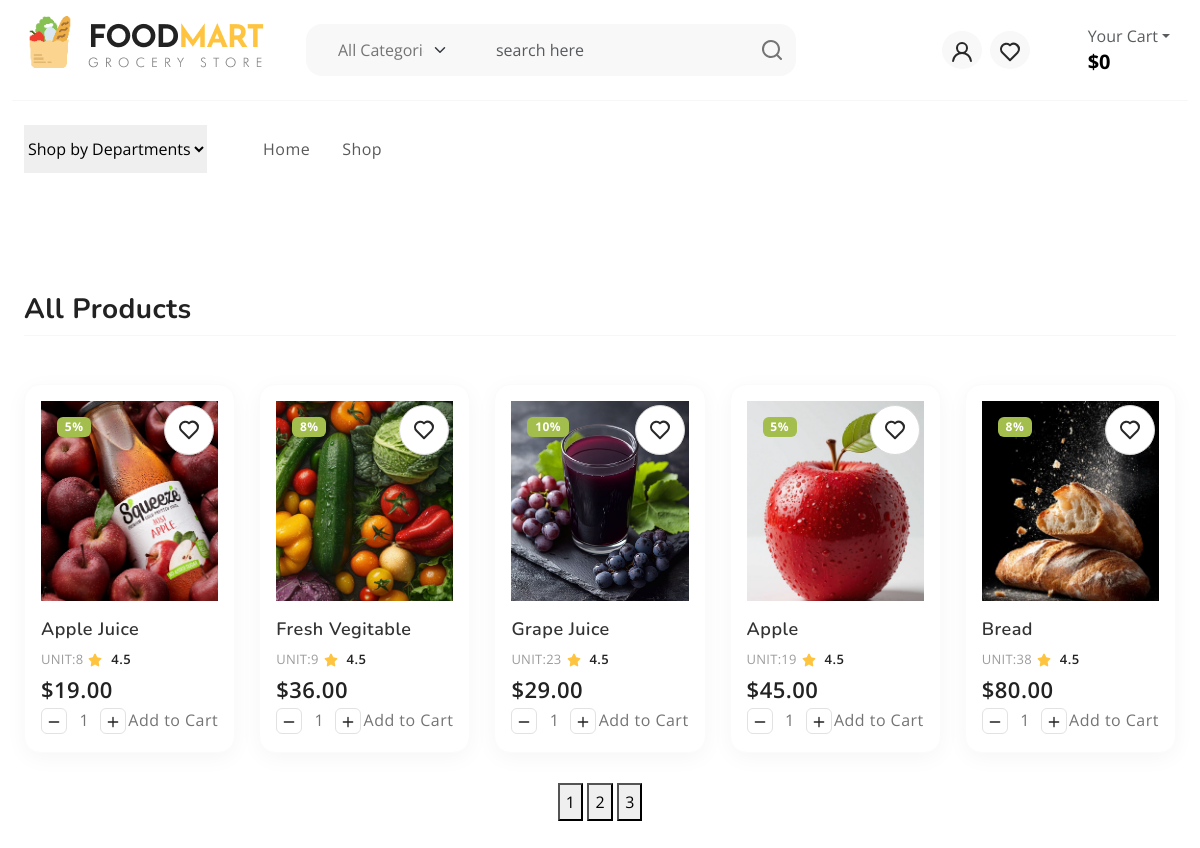
Screenshot of /allproducts/?page=2 with the database file from the repository.
### shop/models.py (models this page shows, shortened)
class Product(models.Model):
    name = models.CharField(max_length=255)
    image = models.ImageField(upload_to='products/',default='products/default.jpg')
    CATEGORY = models.ForeignKey(Category, on_delete=models.CASCADE, related_name="products")
    BRAND = models.ForeignKey(Brand, on_delete=models.CASCADE, related_name="products")
    price = models.DecimalField(max_digits=10, decimal_places=2)
    offer_rate = models.PositiveIntegerField(default=0)
    stock = models.PositiveIntegerField(default=0)
    description = models.TextField(blank=True, null=True)
    created_time = models.DateTimeField(auto_now_add=True)

### shop/views.py (the view)
# urls.py: path('allproducts/', views.allproducts, name='allproducts'),
def allproducts(request):
    cart_context = cart(request)
    cart_item = cart_context['cart_item']
    cart_total = cart_context['cart_total']
    products = Product.objects.all().order_by('-created_time')
    category = Category.objects.all()
    cat = request.GET.get("category")
    if cat:
        products = products.filter(CATEGORY_id=cat)
    qry = request.GET.get("q")
    if qry:
        products = Product.objects.filter(Q(name__icontains=qry)|Q(description__icontains=qry)).order_by('-created_time')
    paginator = Paginator(products,5)
    page = request.GET.get("page")
    page_obj = paginator.get_page(page)
    return render(request,'allproducts.html', {'page_obj': page_obj, 'category': category,"cart_item":cart_item,'cart_total':cart_total})

### shop/views.py (called while the page is built)
def cart_id(request):
    cart = request.session.session_key
    if not cart:
        cart = request.session.create()
        cart = request.session.session_key
    return cart

def cart(request):
    cart = cart_id(request)
    cart_item = CartItem.objects.filter(CART__cart_id = cart)
    tamount =0
    for i in cart_item:
        tamount += i.PRODUCT.price*i.quantity
    cart_context= {
        "cart_item":cart_item,
        "cart_total":tamount
    }
    return cart_context

### templates/allproducts.html (shortened to what this page needs)
{% extends 'base.html' %}
{% block content %}
{% load static %}
<section class="py-5">
      <div class="container-fluid">
        <div class="row">
          <div class="col-md-12">
            <div class="bootstrap-tabs product-tabs">
              <div class="tabs-header d-flex justify-content-between border-bottom my-5">
                <h3>All Products</h3>
              </div>
              <div class="tab-content" id="nav-tabContent">
                <div class="tab-pane fade show active" id="nav-all" role="tabpanel" aria-labelledby="nav-all-tab">
                  <div class="product-grid row row-cols-1 row-cols-sm-2 row-cols-md-3 row-cols-lg-4 row-cols-xl-5">
                  {% for product in page_obj %}
                    <div class="col">
                      <div class="product-item">
                        <span class="badge bg-success position-absolute m-3">{{ product.offer_rate }}%</span>
                        <a href="#" class="btn-wishlist"><svg width="24" height="24"><use xlink:href="#heart"></use></svg></a>
                        <figure style="height: 200px;width: 100%;">
                          <a href="{% url 'product_details' product.id %}" title="Product Title">
                            <img src="{{ product.image.url }}"  style="object-fit: cover;height: 200px;width: 100%;" alt="">
                          </a>
                        </figure>
                        <h3>{{ product.name }}</h3>
                        <span class="qty">UNIT:{{ product.stock }}</span><span class="rating"><svg width="24" height="24" class="text-primary"><use xlink:href="#star-solid"></use></svg> 4.5</span>
                        <span class="price">${{ product.price }}</span>
                        <div class="d-flex align-items-center justify-content-between">
                          <div class="input-group product-qty">
                              <span class="input-group-btn">
                                  <button type="button" class="quantity-left-minus btn btn-danger btn-number" data-type="minus">
                                    <svg width="16" height="16"><use xlink:href="#minus"></use></svg>
                                  </button>
                              </span>
                              <input type="text" id="quantity" name="quantity" class="form-control input-number" value="1">
                              <span class="input-group-btn">
                                  <button type="button" class="quantity-right-plus btn btn-success btn-number" data-type="plus">
                                      <svg width="16" height="16"><use xlink:href="#plus"></use></svg>
                                  </button>
                              </span>
                          </div>
                          <a href="#" class="nav-link">Add to Cart <iconify-icon icon="uil:shopping-cart"></a>
                        </div>
                      </div>
                    </div>
                    {% endfor %}
                  </div>
                    <div style="text-align: center;">
                      {% for i in page_obj.paginator.page_range %}
                      <a href="?page={{ i }}"><button>{{ i }}</button></a>
                      {% endfor %}
                    </div>
              </div>
            </div>
          </div>
        </div>
      </div>
    </section>
{% endblock %}

### templates/base.html (shortened to what this page needs)
{% load static %}
<!DOCTYPE html>
<html lang="en">
  <head>
    <link rel="stylesheet" href="https://cdn.jsdelivr.net/npm/swiper@9/swiper-bundle.min.css">
    <link href="https://cdn.jsdelivr.net/npm/bootstrap@5.3.0-alpha3/dist/css/bootstrap.min.css" rel="stylesheet">
    <link rel="stylesheet" type="text/css" href="{% static 'css/vendor.css' %}">
    <link rel="stylesheet" type="text/css" href="{% static 'style.css' %}">
  </head>
  <body>
    <header>
      <div class="container-fluid">
        <div class="row py-3 border-bottom">
          <div class="col-sm-4 col-lg-3 text-center text-sm-start">
            <div class="main-logo">
              <a href="index.html">
                <img src="{% static 'images/logo.png' %}" alt="logo" class="img-fluid">
              </a>
            </div>
          </div>
          <div class="col-sm-6 offset-sm-2 offset-md-0 col-lg-5 d-none d-lg-block">
            <div class="search-bar row bg-light p-2 my-2 rounded-4">
              <div class="col-md-4 d-none d-md-block">
                <form action="">
                <select class="form-select border-0 bg-transparent" id="category" onchange="location = this.value;">
                <a href="/allproducts/"><option>All Categories</option></a>
                </select>
                </form>
              </div>
              <div class="col-11 col-md-7">
                <form id="search-form" class="text-center" action="/allproducts/" method="get">
                  <input type="text" class="form-control border-0 bg-transparent" placeholder="search here" name="q" />
                </form>
              </div>
              <div class="col-1">
                <svg xmlns="http://www.w3.org/2000/svg" width="24" height="24" viewBox="0 0 24 24"><path fill="currentColor" d="M21.71 20.29L18 16.61A9 9 0 1 0 16.61 18l3.68 3.68a1 1 0 0 0 1.42 0a1 1 0 0 0 0-1.39ZM11 18a7 7 0 1 1 7-7a7 7 0 0 1-7 7Z"/></svg>
              </div>
            </div>
          </div>
          <div class="col-sm-8 col-lg-4 d-flex justify-content-end gap-5 align-items-center mt-4 mt-sm-0 justify-content-center justify-content-sm-end">
            <ul class="d-flex justify-content-end list-unstyled m-0">
              {% if user.is_authenticated %}
              <li>
                <a href="/logout/" class="rounded-circle bg-light p-2 mx-1">
                  logout
                </a>
              </li>
              {% else %}
              <li>
                <a href="/login/" class="rounded-circle bg-light p-2 mx-1">
                  <svg width="24" height="24" viewBox="0 0 24 24"><use xlink:href="#user"></use></svg>
                </a>
              </li>
              {% endif %}
              <li>
                <a href="#" class="rounded-circle bg-light p-2 mx-1">
                  <svg width="24" height="24" viewBox="0 0 24 24"><use xlink:href="#heart"></use></svg>
                </a>
              </li>
            </ul>
            <div class="cart text-end d-none d-lg-block dropdown">
              <button class="border-0 bg-transparent d-flex flex-column gap-2 lh-1" type="button" data-bs-toggle="offcanvas" data-bs-target="#offcanvasCart" aria-controls="offcanvasCart">
                <span class="fs-6 text-muted dropdown-toggle">Your Cart</span>
                <span class="cart-total fs-5 fw-bold">${{ cart_total }}</span>
              </button>
            </div>
          </div>
        </div>
      </div>
      <div class="container-fluid">
        <div class="row py-3">
          <div class="d-flex  justify-content-center justify-content-sm-between align-items-center">
            <nav class="main-menu d-flex navbar navbar-expand-lg">
              <div class="offcanvas offcanvas-end" tabindex="-1" id="offcanvasNavbar" aria-labelledby="offcanvasNavbarLabel">
                <div class="offcanvas-body">
                  <select class="filter-categories border-0 mb-0 me-5">
                    <option>Shop by Departments</option>
                  </select>
                  <ul class="navbar-nav justify-content-end menu-list list-unstyled d-flex gap-md-3 mb-0">
                    <li class="nav-item active">
                      <a href="/" class="nav-link">Home</a>
                    </li>
                      <li class="nav-item active">
                      <a href="{% url 'allproducts' %}" class="nav-link">Shop</a>
                    </li>
                  </ul>
                </div>
              </div>
          </div>
        </div>
      </div>
    </header>
    {% block content %}
    {% endblock %}
  </body>
</html>

### static/style.css (style rules this page uses)
:root { --header-height : 160px; --header-height-min : 80px; }
:root { --accent-color : #FFC43F; --dark-color : #222222; --light-dark-color : #727272; --light-color : #fff; --grey-color : #dbdbdb; --light-grey-color : #fafafa; --primary-color : #6995B1; --light-primary-color : #eef1f3; }
:root { --body-font : "Open Sans", sans-serif; --heading-font : "Nunito", sans-serif; }
body { --bs-link-color: #333; --bs-link-hover-color:#333; --bs-link-color-rgb: 40,40,40; --bs-link-hover-color-rgb: 0,0,0; --bs-light-rgb: 248, 248, 248; --bs-font-sans-serif: "Open Sans", sans-serif; --bs-body-font-family: var(--bs-font-sans-serif); --bs-body-font-size: 1rem; --bs-body-font-weight: 400; --bs-body-line-height: 2; --bs-body-color: #747474; --bs-primary: #FFC43F; --bs-primary-rgb: 255, 196, 63; --bs-success: #a3be4c; --bs-success-rgb: 163, 190, 76; --bs-primary-bg-subtle: #FFF9EB; --bs-success-bg-subtle: #eef5e5; --bs-border-color: #F7F7F7; --bs-secondary-rgb: 230, 243, 251; --bs-danger-rgb: 249, 235, 231; --bs-warning-rgb: 255, 249, 235; --bs-info-rgb: 230, 243, 250; }
.btn-success { --bs-btn-color: #222; --bs-btn-bg: #EEF5E4; --bs-btn-border-color: #EEF5E4; --bs-btn-hover-color: #222; --bs-btn-hover-bg: #9de3c2; --bs-btn-hover-border-color: #9de3c2; --bs-btn-focus-shadow-rgb: 60,153,110; --bs-btn-active-color: #222; --bs-btn-active-bg: #9de3c2; --bs-btn-active-border-color: #9de3c2; --bs-btn-active-shadow: inset 0 3px 5px rgba(0, 0, 0, 0.125); --bs-btn-disabled-color: #222; --bs-btn-disabled-bg: #EEF5E4; --bs-btn-disabled-border-color: #EEF5E4; }
.btn-danger { --bs-btn-color: #222; --bs-btn-bg: #FFEADA; --bs-btn-border-color: #FFEADA; --bs-btn-hover-color: #222; --bs-btn-hover-bg: #ecc9af; --bs-btn-hover-border-color: #ecc9af; --bs-btn-focus-shadow-rgb: 60,153,110; --bs-btn-active-color: #222; --bs-btn-active-bg: #ecc9af; --bs-btn-active-border-color: #ecc9af; --bs-btn-active-shadow: inset 0 3px 5px rgba(0, 0, 0, 0.125); --bs-btn-disabled-color: #222; --bs-btn-disabled-bg: #FFEADA; --bs-btn-disabled-border-color: #FFEADA; }
body { letter-spacing: 0.03em; }
h1,h2,h3,h4,h5,h6 { font-family: var(--heading-font); color: var(--dark-color); font-weight: 700; }
.container, .container-fluid, .container-lg, .container-md, .container-sm, .container-xl, .container-xxl { --bs-gutter-x: 3rem; }
.container-fluid { max-width: 1600px; }
.product-item { position: relative; padding: 16px; background: #FFFFFF; border: 1px solid #FBFBFB; box-shadow: 0px 5px 22px rgba(0, 0, 0, 0.04); border-radius: 16px; margin-bottom: 30px; transition: box-shadow 0.3s ease-out; }
.product-item h3 { display: block; width: 100%; font-weight: 600; font-size: 18px; line-height: 25px; text-transform: capitalize; color: #333333; margin: 0; }
.product-item figure { background: #F9F9F9; border-radius: 12px; text-align: center; }
.product-item figure img { max-height: 210px; height: auto; }
.product-item .btn-wishlist { position: absolute; top: 20px; right: 20px; width: 50px; height: 50px; border-radius: 50px; display: flex; align-items: center; justify-content: center; background: #fff; border: 1px solid #d8d8d8; transition: all 0.3s ease-out; }
.product-item .qty { font-weight: 400; font-size: 13px; line-height: 18px; letter-spacing: 0.02em; text-transform: uppercase; color: #9D9D9D; }
.product-item .rating { font-weight: 600; font-size: 13px; line-height: 18px; text-transform: capitalize; color: #222222; }
.product-item .price { display: block; width: 100%; font-weight: 600; font-size: 22px; line-height: 30px; text-transform: capitalize; color: #222222; }
.product-item .product-qty { width: 85px; }
.product-item #quantity { height: auto; width: 28px; text-align: center; border: none; margin: 0; padding: 0; }
.product-item .btn-number { width: 26px; height: 26px; line-height: 1; text-align: center; background: #FFFFFF; border: 1px solid #E2E2E2; border-radius: 6px; color: #222; padding: 0; }

### rows the page displays
Product: offer_rate "5", image (picture), name "Apple Juice", stock "8", price "19.00"
Product: offer_rate "8", image (picture), name "Fresh Vegitable", stock "9", price "36.00"
Product: offer_rate "10", image (picture), name "Grape Juice", stock "23", price "29.00"
Product: offer_rate "5", image (picture), name "Apple", stock "19", price "45.00"
Product: offer_rate "8", image (picture), name "Bread", stock "38", price "80.00"

### other values shown
{{ cart_total }} "0"
{{ i }} "1" "2" "3"
